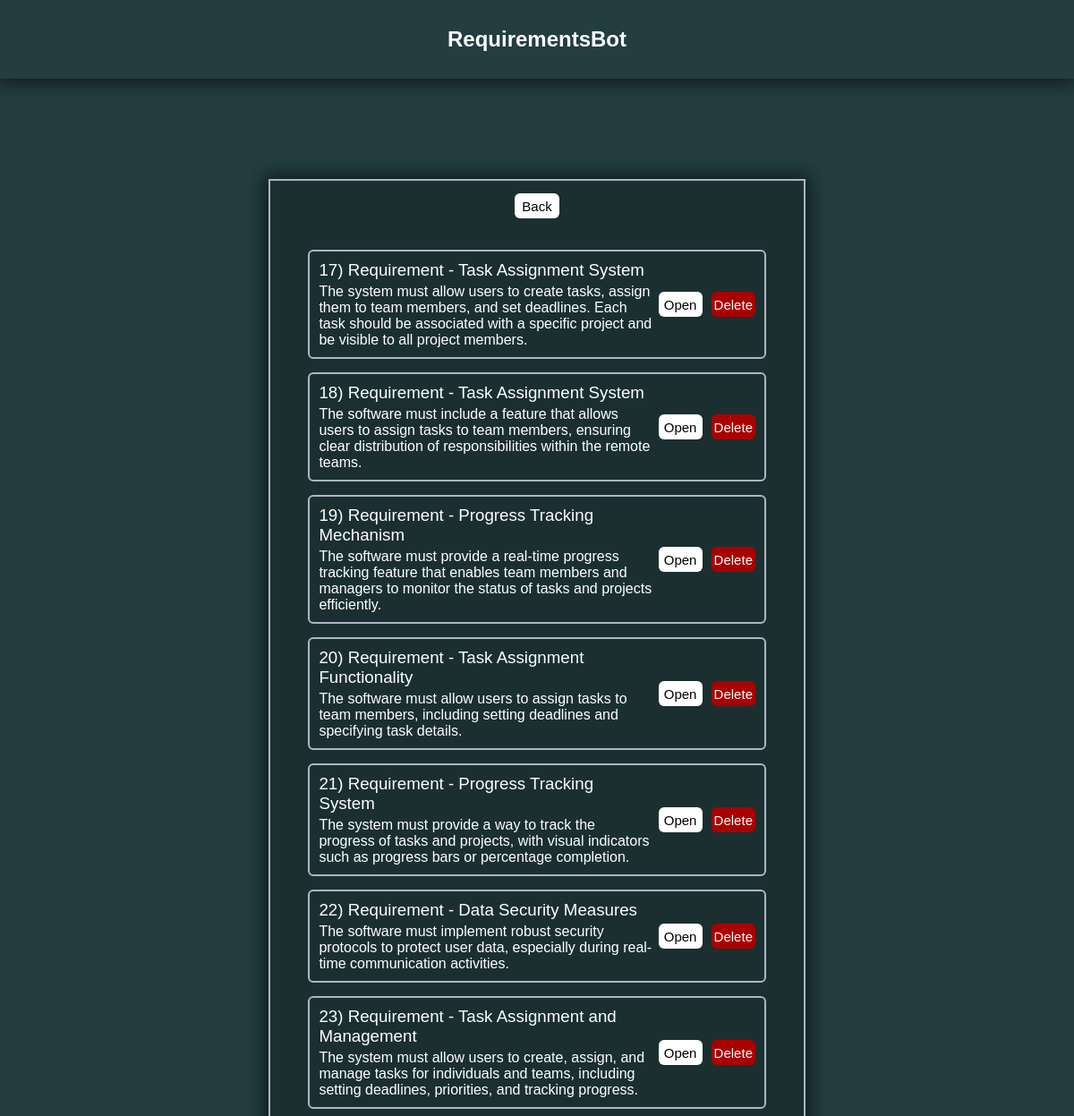
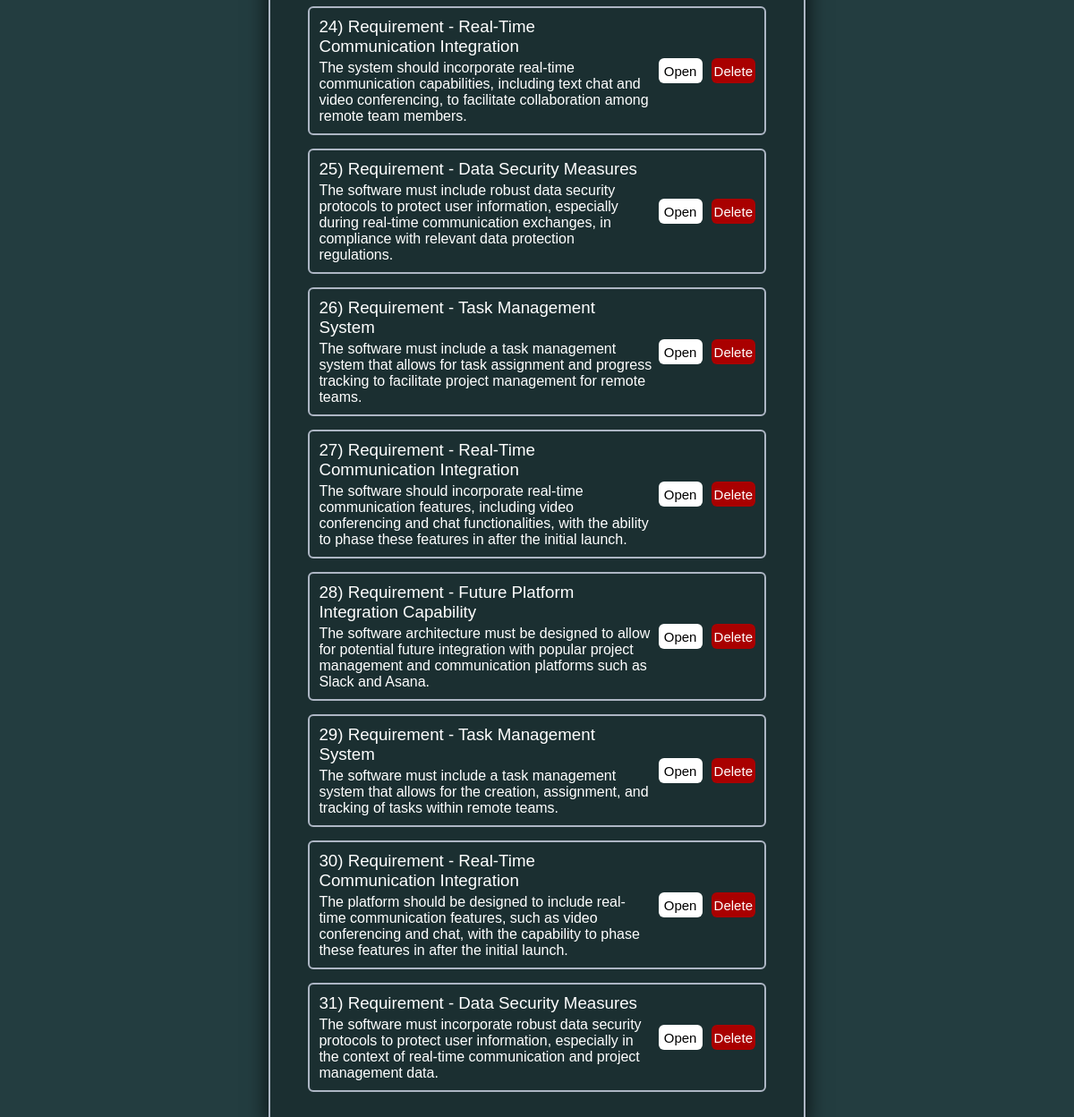
/requirements, run on an earlier commit of the app's database (2 pictures, top to bottom).
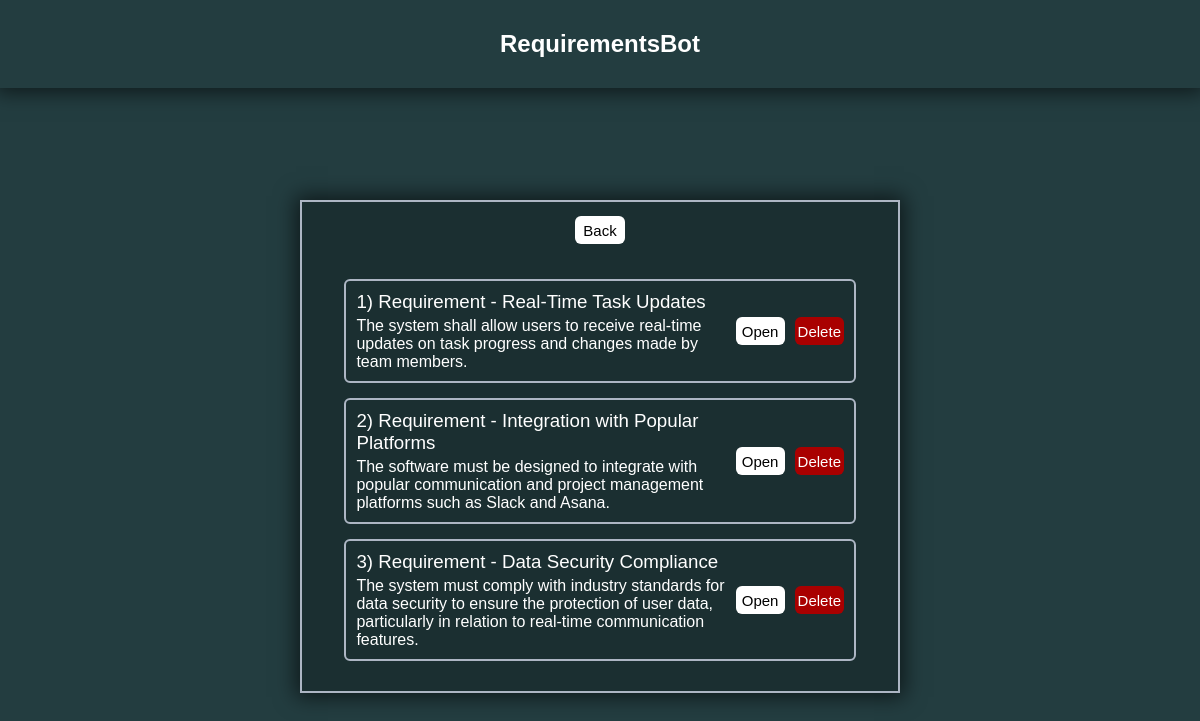
And on a later commit of the database.
### GPTCommunication/models.py (models this page shows, shortened)
class RequirementsList(models.Model):
    requirementID = models.IntegerField(primary_key=True)
    requirementName = models.CharField(max_length=100)
    requirementDescription = models.TextField()

### GPTCommunication/views.py (the view)
# urls.py: path("requirements", views.RequirementDisplay.showRequirements, name="Requirements"),
    def showRequirements(request):
        requirements = RequirementsList.objects.all()
        return render(request, "GPTCommunication/requirements.html", {
            "requirements": requirements
        })

### GPTCommunication/templates/GPTCommunication/requirements.html (shortened to what this page needs)
{% extends "base.html" %}
{% load static %}
{% block css_files %}
    <link rel="stylesheet" href="{% static "GPTCommunication/requirements.css" %}">
{% endblock css_files %}
{% block content %}
<div id="Layout">
    <div id="BackButtonArea">
        <button id="BackButton" onclick="location.href='{% url "ReqGen"%}';">Back</button>
    </div>
    {% if requirements %}
    <div class="RequirementsArea">
        <div class="RequirementsList">
            {% for requirement in requirements %}
            <div class="Requirements">
                <div class="RequirementElement">
                    <div id="RequirementDescription" >
                        <h3 id="RequirementName">{{requirement.requirementID}}) {{requirement.requirementName }}</h3>
                        <p>{{ requirement.requirementDescription }}</p>
                    </div>
                    <div class="ButtonArea">
                        <div class="DetailButtonArea">
                            <button class="DetailButton" onclick="location.href='{% url "RequirementDetail" requirement.requirementID %}';">Open</button>
                        </div>
                        <div class="DeleteButtonArea">
                            <button class="DeleteButton" onclick="location.href='{% url "ConfDelete" requirement.requirementID %}';">Delete</button>
                        </div>
                    </div>
                </div>
            </div>
            {% endfor %}
        </div>
    </div>
    {% endif %}
</div>
{% endblock content %}

What changed in the data, as far as the page shows it:
removed RequirementsList: requirementID "17", requirementName "Requirement - Task Assignment System", requirementDescription "The system must allow users to create tasks, assign them to team members, and set deadlines. Each task should be associated with a specific project and be visible to all project members."
removed RequirementsList: requirementID "18", requirementName "Requirement - Task Assignment System", requirementDescription "The software must include a feature that allows users to assign tasks to team members, ensuring clear distribution of responsibilities within the remote teams."
removed RequirementsList: requirementID "19", requirementName "Requirement - Progress Tracking Mechanism", requirementDescription "The software must provide a real-time progress tracking feature that enables team members and managers to monitor the status of tasks and projects efficiently."
removed RequirementsList: requirementID "20", requirementName "Requirement - Task Assignment Functionality", requirementDescription "The software must allow users to assign tasks to team members, including setting deadlines and specifying task details."
removed RequirementsList: requirementID "21", requirementName "Requirement - Progress Tracking System", requirementDescription "The system must provide a way to track the progress of tasks and projects, with visual indicators such as progress bars or percentage completion."
removed RequirementsList: requirementID "22", requirementName "Requirement - Data Security Measures", requirementDescription "The software must implement robust security protocols to protect user data, especially during real-time communication activities."
removed RequirementsList: requirementID "23", requirementName "Requirement - Task Assignment and Management", requirementDescription "The system must allow users to create, assign, and manage tasks for individuals and teams, including setting deadlines, priorities, and tracking progress."
removed RequirementsList: requirementID "24", requirementName "Requirement - Real-Time Communication Integration", requirementDescription "The system should incorporate real-time communication capabilities, including text chat and video conferencing, to facilitate collaboration among remote team members."
removed RequirementsList: requirementID "25", requirementName "Requirement - Data Security Measures", requirementDescription "The software must include robust data security protocols to protect user information, especially during real-time communication exchanges, in compliance with relevant data protection regulations."
removed RequirementsList: requirementID "26", requirementName "Requirement - Task Management System", requirementDescription "The software must include a task management system that allows for task assignment and progress tracking to facilitate project management for remote teams."
removed RequirementsList: requirementID "27", requirementName "Requirement - Real-Time Communication Integration", requirementDescription "The software should incorporate real-time communication features, including video conferencing and chat functionalities, with the ability to phase these features in after the initial launch."
removed RequirementsList: requirementID "28", requirementName "Requirement - Future Platform Integration Capability", requirementDescription "The software architecture must be designed to allow for potential future integration with popular project management and communication platforms such as Slack and Asana."
removed RequirementsList: requirementID "29", requirementName "Requirement - Task Management System", requirementDescription "The software must include a task management system that allows for the creation, assignment, and tracking of tasks within remote teams."
removed RequirementsList: requirementID "30", requirementName "Requirement - Real-Time Communication Integration", requirementDescription "The platform should be designed to include real-time communication features, such as video conferencing and chat, with the capability to phase these features in after the initial launch."
removed RequirementsList: requirementID "31", requirementName "Requirement - Data Security Measures", requirementDescription "The software must incorporate robust data security protocols to protect user information, especially in the context of real-time communication and project management data."
added RequirementsList: requirementID "1", requirementName "Requirement - Real-Time Task Updates", requirementDescription "The system shall allow users to receive real-time updates on task progress and changes made by team members."
added RequirementsList: requirementID "2", requirementName "Requirement - Integration with Popular Platforms", requirementDescription "The software must be designed to integrate with popular communication and project management platforms such as Slack and Asana."
added RequirementsList: requirementID "3", requirementName "Requirement - Data Security Compliance", requirementDescription "The system must comply with industry standards for data security to ensure the protection of user data, particularly in relation to real-time communication features."
